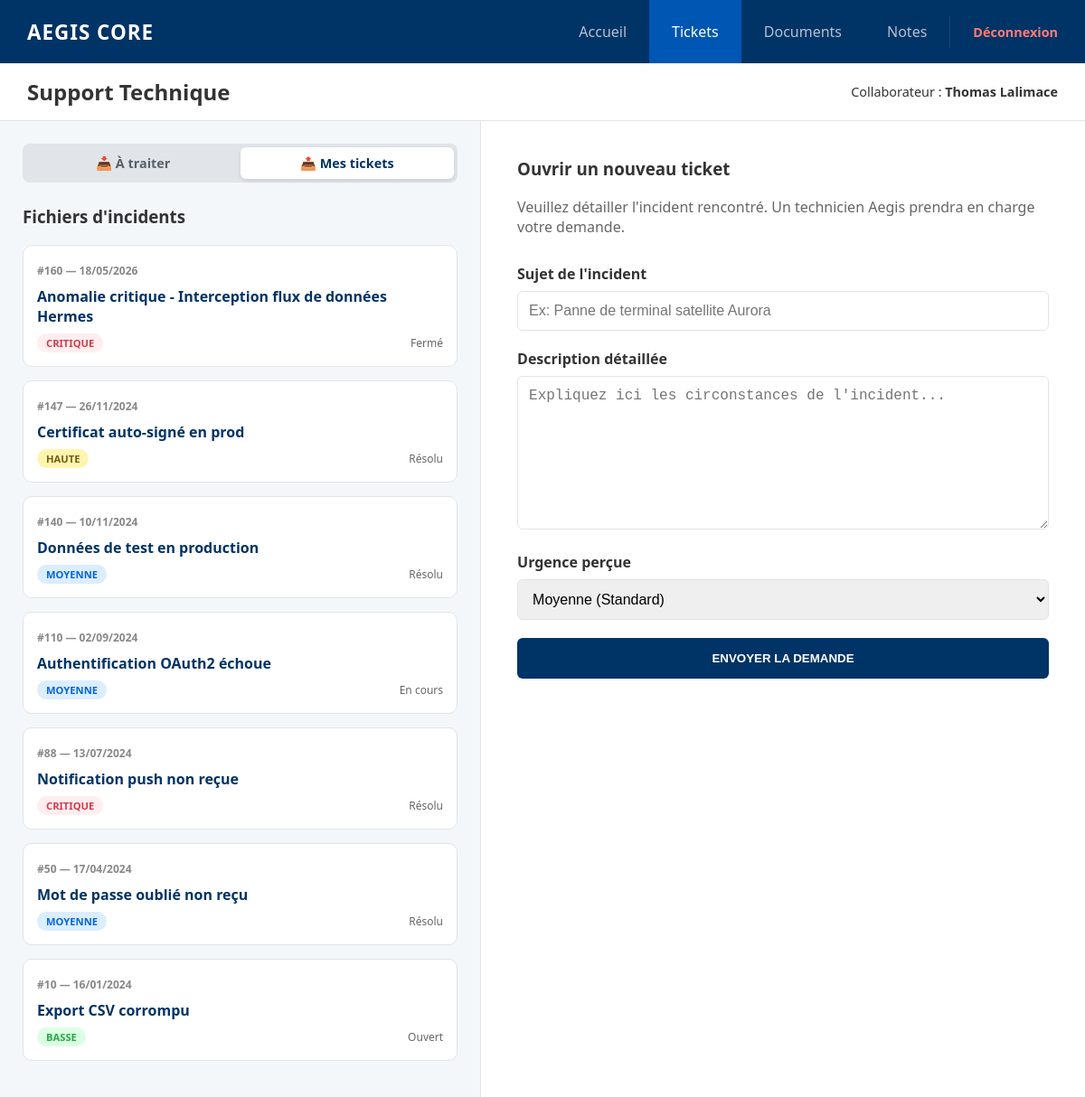
Page /intranet/tickets.php?view=my_tickets (signed in) on the committed database.
### tables this page shows
CREATE TABLE IF NOT EXISTS `tickets` (
  `id` int(11) NOT NULL AUTO_INCREMENT,
  `titre` varchar(255) NOT NULL,
  `description` text NOT NULL,
  `priorite` enum('Basse','Moyenne','Haute','Critique') DEFAULT 'Moyenne',
  `statut` enum('Ouvert','En cours','Résolu','Fermé') DEFAULT 'Ouvert',
  `auteur_id` int(11) NOT NULL,
  `assigne_a` int(11) NOT NULL,
  `date_creation` timestamp NULL DEFAULT current_timestamp(),
  PRIMARY KEY (`id`),
  KEY `auteur_id` (`auteur_id`),
  KEY `assigne_a` (`assigne_a`)
);

### intranet/tickets.php (the view, shortened to what this page needs)
<?php
require_once 'db_config.php';
$user_id = $_SESSION['user_id'];
$user_nom = $_SESSION['prenom'] . " " . $_SESSION['nom'];
$view = isset($_GET['view']) ? $_GET['view'] : 'assigned';
if ($view === 'my_tickets') {
    $sql_list = "SELECT * FROM tickets WHERE auteur_id = ? ORDER BY date_creation DESC";
} else {
    $sql_list = "SELECT * FROM tickets WHERE assigne_a = ? ORDER BY date_creation DESC";
}
$stmt_l = $pdo->prepare($sql_list);
$stmt_l->execute([$user_id]);
$tickets = $stmt_l->fetchAll();
$selected_ticket = null;
$is_forbidden_ticket = false;
?>
<!DOCTYPE html>
<html lang="fr">
<head>
</head>
<body>
    <nav class="navbar">
        <div class="navbar-header">AEGIS CORE</div>
        <div class="nav-container">
            <ul class="nav-links">
                <li><a href="dashboard.php">Accueil</a></li>
                <li><a href="tickets.php" class="active">Tickets</a></li>
                <li><a href="documents.php">Documents</a></li>
                <li><a href="notes.php">Notes</a></li>
            </ul>
            <div class="logout-section">
                <a href="logout.php" style="color: #ff7b72; text-decoration: none; font-size: 0.9rem; font-weight: bold;">Déconnexion</a>
            </div>
        </div>
    </nav>
    <div class="main-wrapper">
        <header class="top-nav">
            <h2 style="margin:0;">Support Technique</h2>
            <div style="font-size: 0.9rem;">Collaborateur : <strong><?php echo htmlspecialchars($user_nom); ?></strong></div>
        </header>
        <div class="split-view">
            <div class="panel-list">
                <div class="tabs">
                    <a href="?view=assigned" class="tab-link <?php echo ($view === 'assigned') ? 'active' : ''; ?>">📥 À traiter</a>
                    <a href="?view=my_tickets" class="tab-link <?php echo ($view === 'my_tickets') ? 'active' : ''; ?>">📤 Mes tickets</a>
                </div>
                <h3 style="margin-top:0;">Fichiers d'incidents</h3>
                <?php if (count($tickets) > 0): ?>
                    <?php foreach ($tickets as $t): ?>
                        <?php $isSelected = (isset($_GET['ticket_id']) && $_GET['ticket_id'] == $t['id']) ? 'selected' : ''; ?>
                        <a href="?view=<?php echo $view; ?>&ticket_id=<?php echo $t['id']; ?>" class="ticket-card <?php echo $isSelected; ?>">
                            <span class="t-id">#<?php echo $t['id']; ?> — <?php echo date('d/m/Y', strtotime($t['date_creation'])); ?></span>
                            <span class="t-title"><?php echo htmlspecialchars($t['titre']); ?></span>
                            <div style="display:flex; justify-content: space-between; align-items: center;">
                                <span class="badge prio-<?php echo $t['priorite']; ?>"><?php echo $t['priorite']; ?></span>
                                <span style="font-size: 0.75rem; color: #666;"><?php echo htmlspecialchars($t['statut']); ?></span>
                            </div>
                        </a>
                    <?php endforeach; ?>
                <?php else: ?>
                    <p style="color: #666; font-style: italic;">Aucun ticket à afficher.</p>
                <?php endif; ?>
            </div>
            <div class="panel-form">
                <?php if ($is_forbidden_ticket): ?>
                    <div style="text-align: center; padding: 40px; border: 1px dashed #d73a49; background: #fff5f5; border-radius: 8px;">
                        <h3 style="color: #d73a49; margin-top: 0;">🚫 ACCÈS REFUSÉ</h3>
                        <p style="font-size: 0.95rem; color: #555;">
                            Vous ne disposez pas des accréditations de sécurité nécessaires pour ouvrir ce dossier d'incident chiffré.
                        </p>
                        <p style="font-size: 0.85rem; color: #888;">Code: ERR_NETWORK_ISOLATION_REPARTITION</p>
                    </div>
                <?php else: ?>
                    <h3 style="margin-top:0;">Ouvrir un nouveau ticket</h3>
                    <p style="color: #666; margin-bottom: 30px;">Veuillez détailler l'incident rencontré. Un technicien Aegis prendra en charge votre demande.</p>
                    <form action="" method="POST">
                        <div class="form-group">
                            <label>Sujet de l'incident</label>
                            <input type="text" name="titre" required placeholder="Ex: Panne de terminal satellite Aurora">
                        </div>
                        <div class="form-group">
                            <label>Description détaillée</label>
                            <textarea name="description" rows="8" required placeholder="Expliquez ici les circonstances de l'incident..."></textarea>
                        </div>
                        <div class="form-group">
                            <label>Urgence perçue</label>
                            <select name="priorite">
                                <option value="Moyenne" selected>Moyenne (Standard)</option>
                            </select>
                        </div>
                        <button type="submit" name="create_ticket" class="btn-submit">ENVOYER LA DEMANDE</button>
                    </form>
                <?php endif; ?>
            </div>
        </div>
    </div>
</body>
</html>

### intranet/tickets.php (style rules this page uses)
:root { --aegis-blue: #003366; --aegis-light-blue: #0056b3; --bg-gray: #f4f7f9; --border: #e1e4e8; --text-dark: #333; }
body { margin: 0; font-family: 'Segoe UI', sans-serif; background-color: #fff; color: var(--text-dark); }
.navbar { background-color: var(--aegis-blue); color: white; display: flex; align-items: center; justify-content: space-between; padding: 0 30px; height: 70px; }
.navbar-header { font-size: 1.4rem; font-weight: bold; letter-spacing: 1px; }
.nav-container { display: flex; align-items: center; height: 100%; }
.nav-links { list-style: none; padding: 0; margin: 0; display: flex; height: 100%; }
.nav-links li a { display: flex; align-items: center; padding: 0 25px; color: rgba(255,255,255,0.7); text-decoration: none; transition: 0.3s; height: 100%; box-sizing: border-box; }
.nav-links li a:hover, .nav-links li a.active { background-color: var(--aegis-light-blue); color: white; }
.logout-section { display: flex; align-items: center; padding-left: 25px; border-left: 1px solid rgba(255,255,255,0.1); height: 50%; }
.main-wrapper { display: flex; flex-direction: column; height: calc(100vh - 70px); overflow: hidden; }
.top-nav { padding: 15px 30px; border-bottom: 1px solid var(--border); display: flex; justify-content: space-between; align-items: center; background: #fff; }
.split-view { display: flex; flex-grow: 1; overflow: hidden; }
.panel-list { width: 45%; background-color: var(--bg-gray); border-right: 1px solid var(--border); padding: 25px; overflow-y: auto; }
.panel-form { width: 55%; padding: 40px; overflow-y: auto; }
.tabs { display: flex; background: #e1e4e8; padding: 4px; border-radius: 8px; margin-bottom: 25px; }
.tab-link { flex: 1; text-align: center; padding: 8px; text-decoration: none; color: #586069; font-size: 0.9rem; font-weight: 600; border-radius: 6px; transition: 0.2s; }
.tab-link.active { background: white; color: var(--aegis-blue); box-shadow: 0 2px 4px rgba(0,0,0,0.1); }
.ticket-card { background: white; border: 1px solid var(--border); border-radius: 10px; padding: 15px; margin-bottom: 15px; transition: 0.2s; cursor: pointer; text-decoration: none; display: block; color: inherit; }
.t-id { font-size: 0.75rem; color: #888; font-weight: bold; }
.t-title { display: block; margin: 8px 0; font-weight: bold; color: var(--aegis-blue); }
.badge { font-size: 0.7rem; padding: 3px 10px; border-radius: 12px; text-transform: uppercase; font-weight: bold; }
.prio-Critique { background: #ffeef0; color: #d73a49; }
.prio-Haute { background: #fff5b1; color: #735c0f; }
.prio-Moyenne { background: #dbedff; color: #0366d6; }
.prio-Basse { background: #dcffe4; color: #28a745; }
.form-group { margin-bottom: 20px; }
label { display: block; margin-bottom: 8px; font-weight: 600; }
input, textarea, select { width: 100%; padding: 12px; border: 1px solid var(--border); border-radius: 6px; box-sizing: border-box; font-size: 1rem; }
.btn-submit { background-color: var(--aegis-blue); color: white; border: none; padding: 15px; width: 100%; border-radius: 6px; font-weight: bold; cursor: pointer; transition: 0.3s; }

### rows in the picture
tickets: id "160", date_creation "18/05/2026", titre "Anomalie critique - Interception flux de données Hermes", priorite "CRITIQUE", statut "Fermé"
tickets: id "147", date_creation "26/11/2024", titre "Certificat auto-signé en prod", priorite "HAUTE", statut "Résolu"
tickets: id "140", date_creation "10/11/2024", titre "Données de test en production", priorite "MOYENNE", statut "Résolu"
tickets: id "110", date_creation "02/09/2024", titre "Authentification OAuth2 échoue", priorite "MOYENNE", statut "En cours"
tickets: id "88", date_creation "13/07/2024", titre "Notification push non reçue", priorite "CRITIQUE", statut "Résolu"
tickets: id "50", date_creation "17/04/2024", titre "Mot de passe oublié non reçu", priorite "MOYENNE", statut "Résolu"
tickets: id "10", date_creation "16/01/2024", titre "Export CSV corrompu", priorite "BASSE", statut "Ouvert"

### other values in the picture
$user_nom "Thomas Lalimace"
